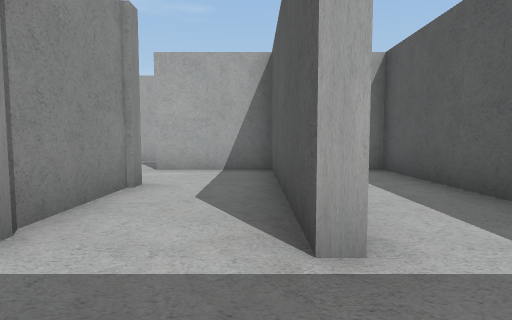
[1] (above)

23 first-person views from a walk through a 3-D level made in the Unity game engine. The camera is 1.4 m above the floor, tilts 4° down and sees 80° across. The floor is counted in squares, 2 m on a side. Each view is taken from the middle of a square. On the plan, view 1 faces up. The plan holds only what a view shows up to about 10 squares ahead; the rest is blank. The player is left out.

[2]
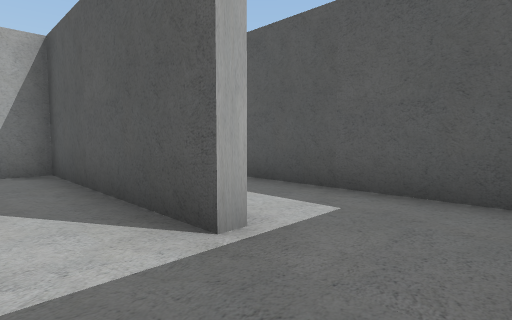

[3]
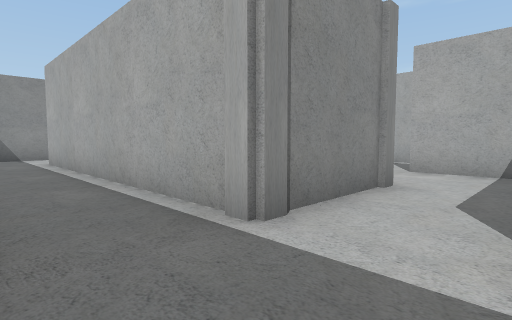

[4]
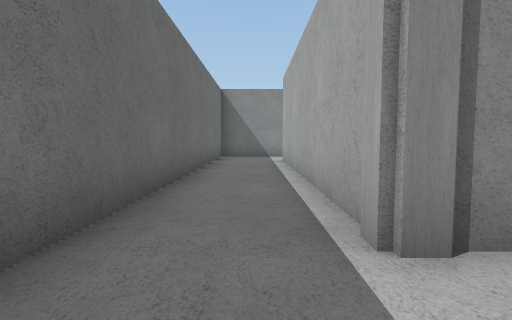

[5]
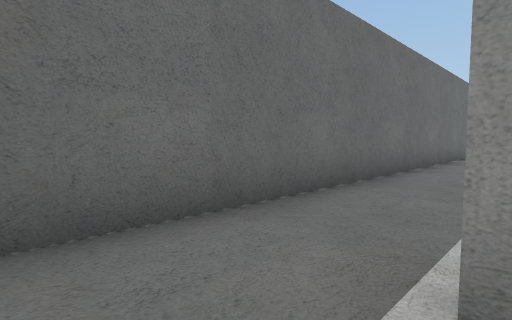

[6]
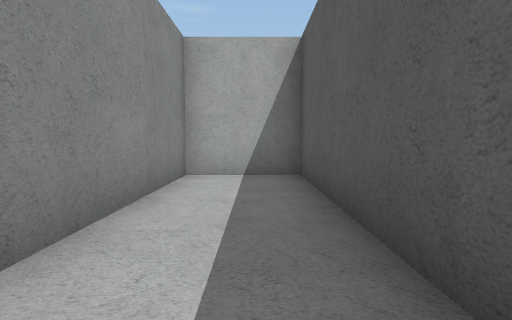

[7]
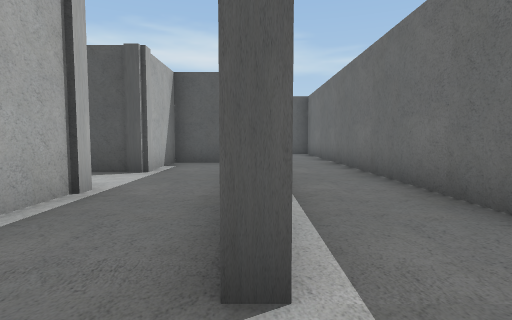

[8]
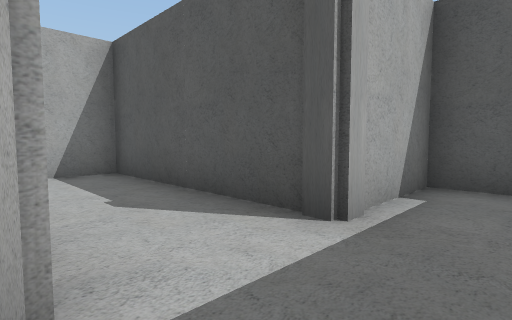

[9]
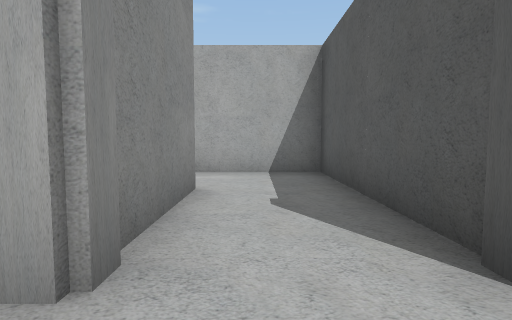

[10]
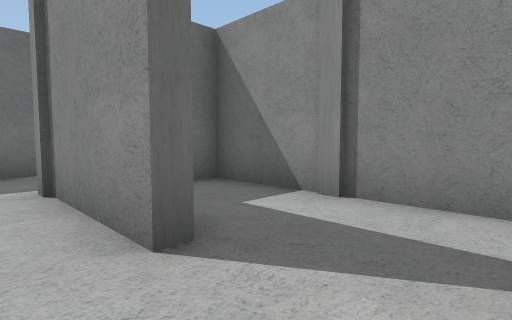

[11]
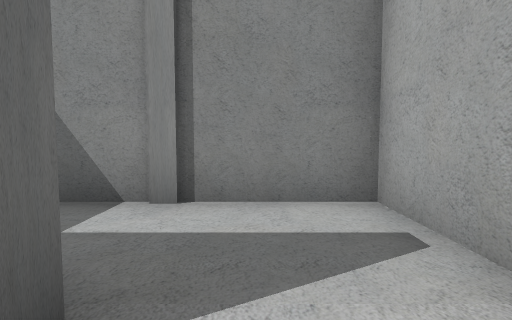

[12]
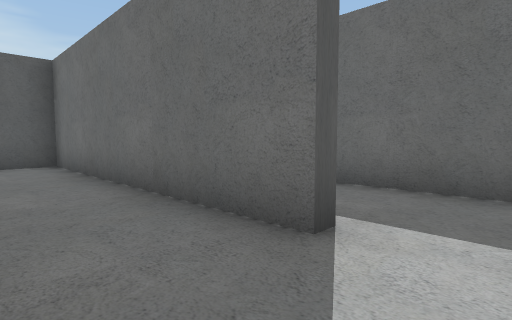

[13]
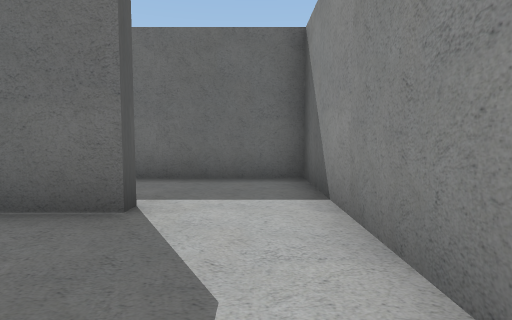

[14]
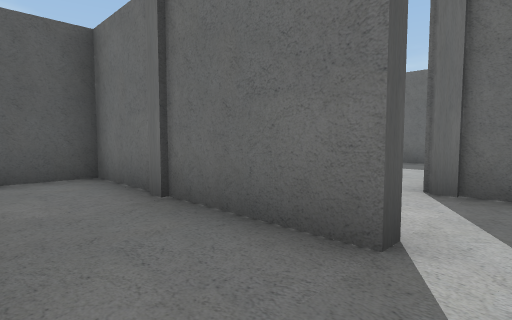

[15]
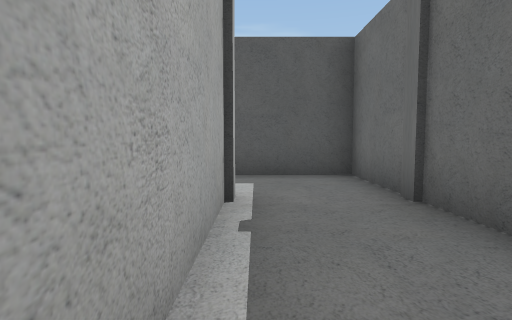

[16]
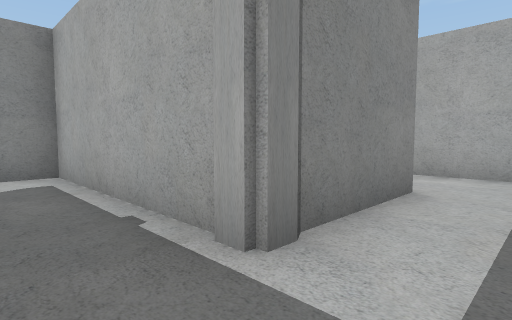

[17]
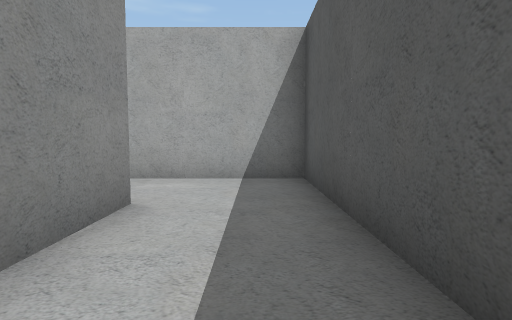

[18]
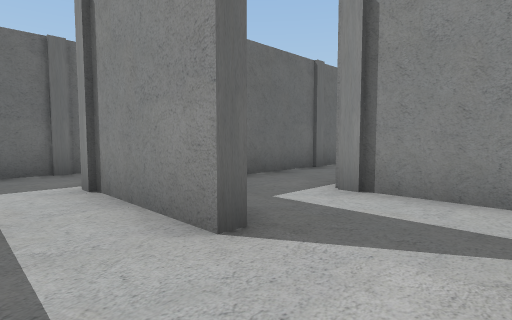

[19]
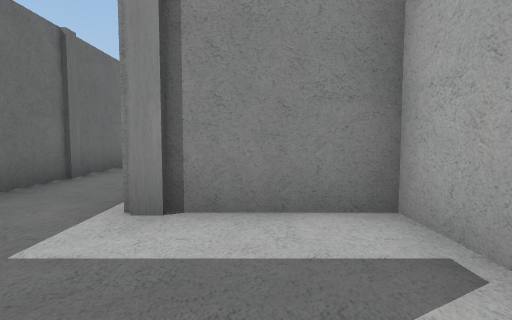

[20]
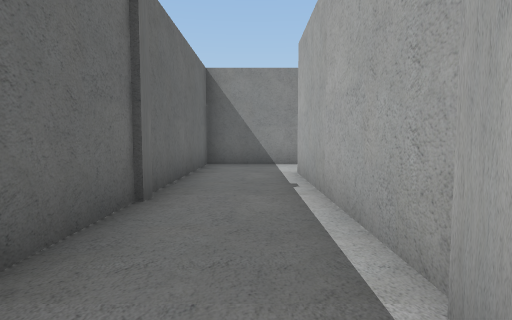

[21]
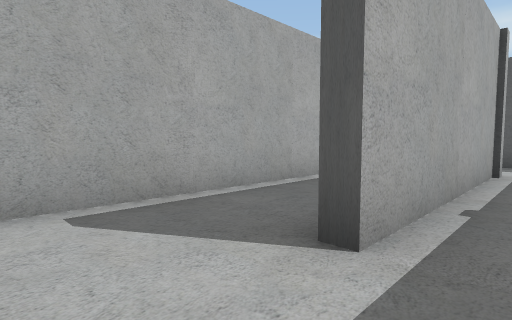

[22]
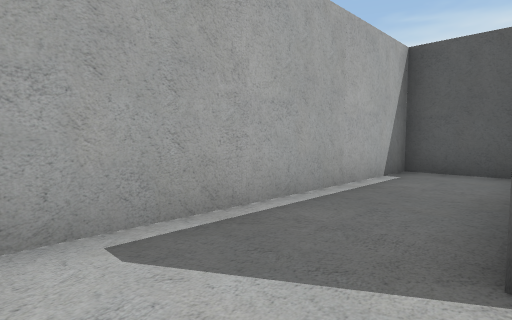

[23]
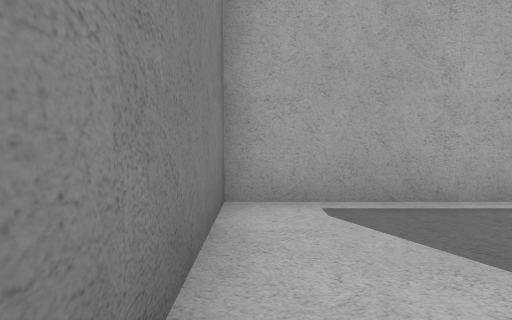

### Floor plan
Key: @ floor where view 1 was taken; # wall or solid block; . floor.
Columns run from 12 left of view 1 to 3 right of it. Each row starts with its distance up from view 1.
 15   ##############
 14   #.......#....#
 13   #.......#....#
 12   #..######.#..#
 11   #.........#..#
 10   ###########..#
  9   #....#.......#
  8   #....# ......#
  7   #..#.# .######
  6   #..#.# ...#..#
  5  .####.####.#..#
  4 #.........#.#..#
  3 #.........#.#..#
  2 #..########.#..#
  1 #..............#
  0 #...........@..#
 -1 ################

Positions as (right, up) in squares from view 1, and headings:
1: (0, 0), facing up
2: (-1, 0), facing up-right
3: (0, 0), facing up-left
4: (0, 1), facing left
5: (2, 2), facing down-left
6: (2, 1), facing up
7: (-11, 2), facing right
8: (-7, 3), facing up-right
9: (-6, 3), facing up
10: (-6, 9), facing down-left
11: (-6, 8), facing left
12: (-11, 4), facing down-right
13: (-11, 5), facing down
14: (-3, 9), facing down-right
15: (-3, 9), facing right
16: (2, 8), facing up-left
17: (2, 9), facing up
18: (2, 14), facing down-left
19: (1, 13), facing left
20: (-1, 11), facing left
21: (-9, 11), facing up-right
22: (-9, 12), facing up-right
23: (-9, 11), facing up
